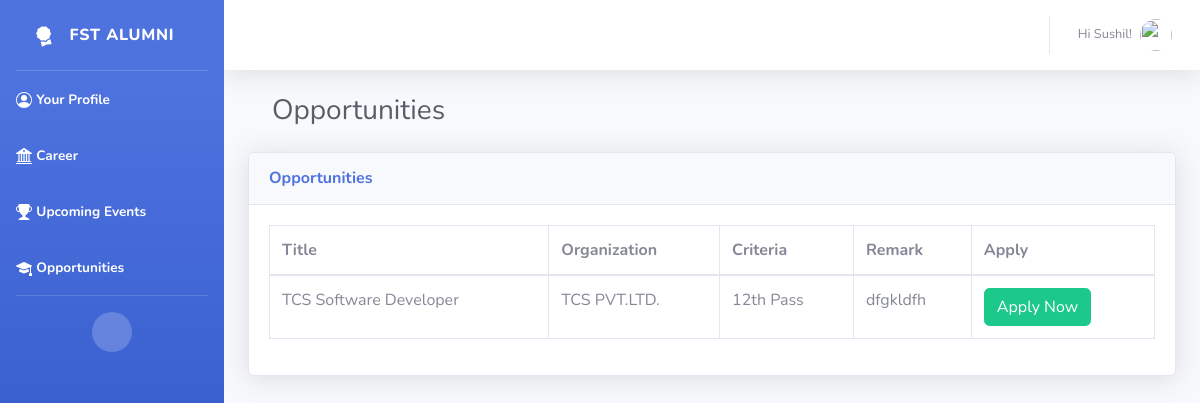
/opportunity/ (signed in), run on an earlier commit of the app's database.
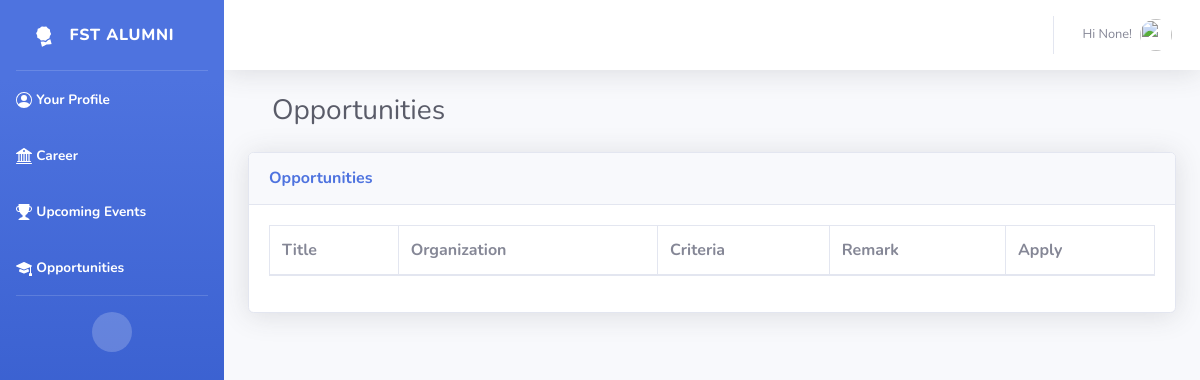
And on a later commit of the database.
### accounts/models.py (models this page shows, shortened)
class User(AbstractBaseUser, PermissionsMixin):
    email = models.EmailField(max_length=254, unique=True)
    is_staff = models.BooleanField(default=False)
    is_superuser = models.BooleanField(default=False)
    is_active = models.BooleanField(default=True)
    last_login = models.DateTimeField(null=True, blank=True)
    date_joined = models.DateTimeField(auto_now_add=True)
    first_name = models.CharField(max_length=254, null=True, blank=True)
    last_name = models.CharField(max_length=254, null=True, blank=True)
    display_name = models.CharField(max_length=254, null=True, blank=True)
    batch = models.CharField(max_length=254, null=True, blank=True)
    college = models.CharField(max_length=254, null=True, blank=True)
    course_completed = models.CharField(max_length=254, null=True, blank=True)
    course_complete_start = models.DateField(blank=True, null=True)
    course_complete_end = models.DateField(blank=True, null=True)
    mobile = models.CharField(max_length=10)
    career_opportunity = models.BooleanField(default=False)
    mentor_students = models.BooleanField(default=False)
    train_students = models.BooleanField(default=False)
    attend_events = models.BooleanField(default=False)
    show_certificate = models.BooleanField(default=True)
    USERNAME_FIELD = 'email'
    EMAIL_FIELD = 'email'
    REQUIRED_FIELDS = []
    objects = UserManager()

### alumni/models.py (models this page shows, shortened)
class Opportunities(models.Model):
    title = models.CharField(max_length=100)
    organization = models.CharField(max_length=100)
    criteria = models.CharField(max_length=100)
    remark = models.TextField()
    class Meta:
        verbose_name_plural = "Opportunities"

### alumni/views.py (the view)
# urls.py: path('opportunity/', views.opportunity, name='opportunities'),
@login_required
def opportunity(request):
    opp = Opportunities.objects.all()
    return render(request, "opportunity.html", {'opps': opp})

### templates/opportunity.html (shortened to what this page needs)
{% extends 'blank.html' %}
{% load static %}
{%block body %}
<div class="container-fluid">
    <div class="container-fluid">
        <div class="d-sm-flex align-items-center justify-content-between mt-4 mb-4">
            <h1 class="h3 mb-0 text-gray-800">Opportunities</h1>
        </div>
    </div>
    <div class="card shadow mb-4">
        <div class="card-header py-3">
            <h6 class="m-0 font-weight-bold text-primary">Opportunities</h6>
        </div>
        <div class="card-body">
            <div class="table-responsive">
                <table class="table table-bordered" id="dataTable" width="100%" cellspacing="0">
                    <thead>
                        <tr>
                            <th>Title</th>
                            <th>Organization</th>
                            <th>Criteria</th>
                            <th>Remark</th>
                            <th>Apply</th>
                        </tr>
                    </thead>
                    <tbody>
                        {% for opp in opps%}
                        <tr>
                            <td>{{opp.title}}</td>
                            <td>{{opp.organization}}</td>
                            <td>{{opp.criteria}}</td>
                            <td>{{opp.remark}}</td>
                            <td>
                                <a href="{% url 'opp_apply' opp.id %}" class="btn btn-success">Apply Now</a>
                            </td>
                        </tr>
                        {% endfor %}
                    </tbody>
                </table>
            </div>
        </div>
    </div>
</div>
{% endblock body%}

### templates/blank.html (shortened to what this page needs)
{% load static %}
<!DOCTYPE html>
<html lang="en">
<head>
    <link href="{% static 'vendor/fontawesome-free/css/all.min.css' %}" rel="stylesheet" type="text/css">
    <link href="{% static 'css/sb-admin-2.min.css' %}" rel="stylesheet">
</head>
<body id="page-top">
    <div id="wrapper">
        <ul class="navbar-nav bg-gradient-primary sidebar sidebar-dark accordion" id="accordionSidebar">
            <a class="sidebar-brand d-flex align-items-center justify-content-center" href="{% url 'profile' %}">
                <div class="sidebar-brand-icon rotate-n-15">
                </div>
                <div class="sidebar-brand-text mx-3">FST Alumni</div>
            </a>
            <hr class="sidebar-divider my-0">
            <li class="nav-item active">
                <a class="nav-link" href="{% url 'profile' %}">
                    <span>Your Profile</span></a>
            </li>
            <li class="nav-item active">
                <a class="nav-link" href="{% url 'career' %}">
                    <span>Career</span></a>
            </li>
            <li class="nav-item active">
                <a class="nav-link" href="{% url 'events' %}">
                    <span>Upcoming Events</span></a>
            </li>
            <li class="nav-item active">
                <a class="nav-link" href="{% url 'opportunities' %}">
                    <span>Opportunities</span></a>
            </li>
            <hr class="sidebar-divider">
            <div class="text-center d-none d-md-inline">
                <button class="rounded-circle border-0" id="sidebarToggle"></button>
            </div>
        </ul>
        <div id="content-wrapper" class="d-flex flex-column">
            <div id="content">
                <nav class="navbar navbar-expand navbar-light bg-white topbar  static-top shadow">
                    <ul class="navbar-nav ml-auto">
                        <li class="nav-item dropdown no-arrow">
                            <a class="nav-link dropdown-toggle" href="#" id="userDropdown" role="button"
                                data-toggle="dropdown" aria-haspopup="true" aria-expanded="false">
                                {% if user.is_authenticated %}
                                <span class="mr-2 d-none d-lg-inline text-gray-600 small">Hi {{ user.first_name }}!</span>
                                {% endif %}
                                <img class="img-profile rounded-circle"
                                    src="{% static 'img/undraw_profile.svg' %}">
                            </a>
                        </li>
                    </ul>
                </nav>
            {% block body %}{% endblock body %}
            </div>
        </div>
    </div>
</body>
</html>

What changed in the data, as far as the page shows it:
removed Opportunities: title "TCS Software Developer", organization "TCS PVT.LTD.", criteria "12th Pass", remark "dfgkldfh"
changed User: first_name "Sushil" → "None"
